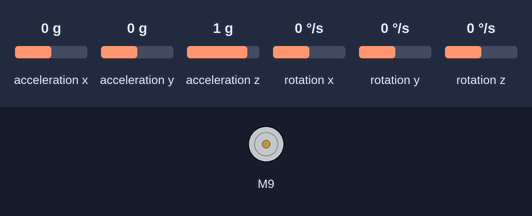
A sketch run on a simulated Arduino Uno, built with avr-gcc and run on an emulated ATmega328P. On the bench: DC motor (green arrow = forward, orange = backward, longer = faster). Inputs (shaded band) come from the test bench; at power-on: acceleration x 0 g, acceleration y 0 g, acceleration z 1 g, rotation x 0 °/s, rotation y 0 °/s, rotation z 0 °/s. What the sketch prints to the serial monitor is not drawn.

Above: at 1.2 s.
1.3 s: acceleration x set to 0.8 g
Timing chart, 0 to 4.3 s (numbered marks = the images above; inputs shaded):
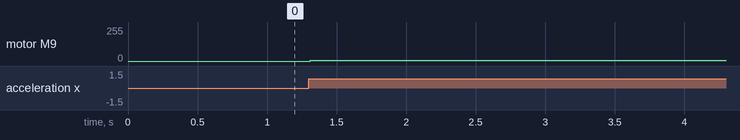

Measured:
- after the input at 1.3 s, motor M9: stopped → forward 7/255 at once

The sketch:

orientation.ino
```cpp
#include <MPU6050_tockn.h>
#include <BTS7960.h>
#include <Wire.h>

#include <AutoPID.h>

MPU6050 mpu6050(Wire);

const uint8_t EN = 8;
const uint8_t L_PWM = 9;
const uint8_t R_PWM = 10;

BTS7960 orientationMotor(EN, L_PWM, R_PWM);

/*
 * 6055 pins:
 * VCC & GND to arduino 5V and GND rail
 * SCL to A5, SDA to A4
 * INT to digital 2
 *
*/

void setup() {
    // Open serial communications
    Serial.begin(9600);
    Wire.begin();
    mpu6050.begin();
//    mpu6050.calcGyroOffsets(true);
    mpu6050.setGyroOffsets(-1.33,-1.98,-1.87);
    //offsets:
//  X : -1.33
//  Y : -1.98
//  Z : -1.87


}

void loop() {
    //mpu data retrieval
    mpu6050.update();
    Serial.println(mpu6050.getAngleY());
    //rotating using that value
    //error = 0 - currentPos ; <-- error = negative current pos, so while the motor should run in the desired direction whenever its not equal to zero or in the meantime on the test jig should rotate clockwise if the value is positive & counterclockwise if negative until its zero again.
    //float roll=atan2(mpu6050.getAccX(),mpu6050.getAccZ())*180/3.141592654;
    float roll = mpu6050.getAngleY();
    float error = 0 - roll;

      if(int(error)< 0){
          orientationMotor.Enable();
          orientationMotor.TurnLeft(7);
        }
      if(int(error) > 0){
          orientationMotor.Enable();
          orientationMotor.TurnRight(7);
        }
      else{
        orientationMotor.Stop();
        }

}
```
